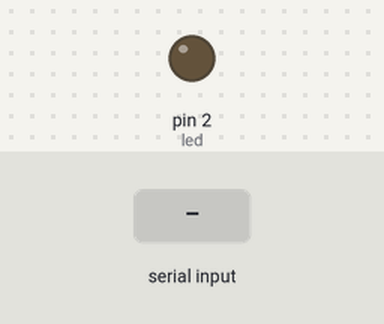
A sketch run on a simulated Arduino Uno, built with avr-gcc and run on an emulated ATmega328P. Shown: output pins drawn as LEDs (lit = HIGH). The test bench sets the inputs (shaded band). No radio packets arrive unless stated.

Above: at 1.2 s.
1.3 s: "1" received over Serial
At 2.5 s:
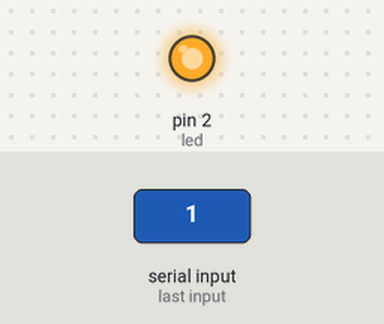
2.8 s: "0" received over Serial
At 3.8 s:
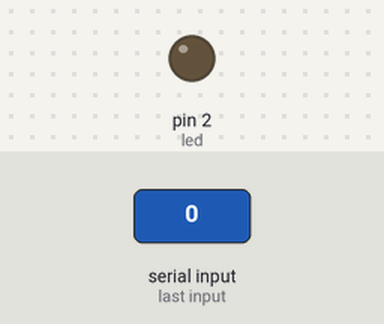
Timing chart, 0 to 5.8 s (numbered marks = the images above; inputs shaded):
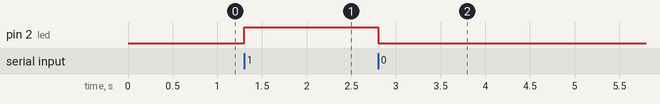

Measured:
- after the input at 1.3 s, pin 2 (led): LOW → HIGH at once
- after the input at 2.8 s, pin 2 (led): HIGH → LOW at once

The sketch:

NRF24L01_verici.ino
```cpp
#include  <SPI.h>
#include "nRF24L01.h"
#include "RF24.h"

int datafromUser=0;
int led=2;

int mesaj[1];

RF24 verici(9,10);

const int kanal = 111;


void setup()
{
  pinMode(led, OUTPUT);
  Serial.begin(9600);
  verici.begin();
  verici.openWritingPipe(kanal);
}


void loop()
{
  if(Serial.available() > 0)
  {
    datafromUser=Serial.read();
  }
  if(datafromUser == '1')
  {
    digitalWrite(led, HIGH);
    mesaj[0] = 50;
    verici.write(&mesaj, sizeof(mesaj));
  }

  if(datafromUser == '0')
  {
    digitalWrite(led, LOW);
  }
}
```
